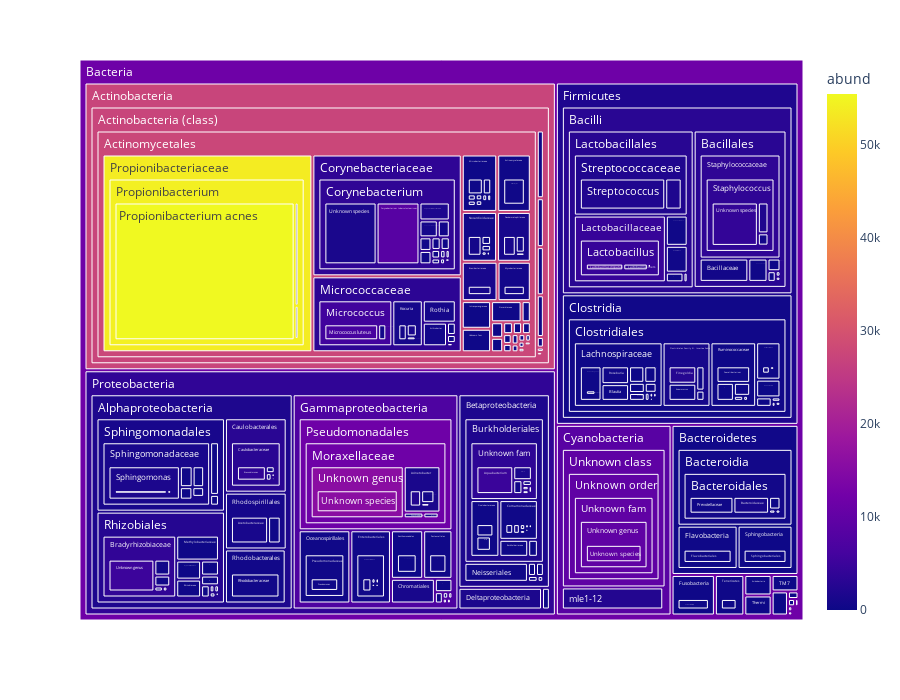

Notebook cell for this chart:
### Markdown cell above
#### Treemaps

### Code cell
fig = px.treemap(dt_treemap,
  path = ['king', 'phyl', 'class', 'order', 'fam', 'genus', 'species'],
  values = 'abund',
  color = 'abund',
  width = 900,
  height = 700
)

# fig.data[0].marker.colors = fig.data[0].values

fig.show()

### Figure 1 — Plotly figure (JSON) as saved in the notebook; plotly's stock layout.template omitted (floating-point values rounded to 4 significant figures; data arrays with more than 128 entries replaced by an {"elided": "..."} marker saying what was removed)
{"data": [{"branchvalues": "total", "customdata": {"elided": "2166x1 float values"}, "domain": {"x": [0, 1], "y": [0, 1]}, "hovertemplate": "labels=%{label}<br>abund_sum=%{value}<br>parent=%{parent}<br>id=%{id}<br>abund=%{color}<extra></extra>", "ids": {"elided": "2166 str values"}, "labels": {"elided": "2166 str values"}, "marker": {"coloraxis": "coloraxis", "colors": {"elided": "2166 float values"}}, "name": "", "parents": {"elided": "2166 str values"}, "type": "treemap", "values": {"elided": "2166 int values"}}], "layout": {"coloraxis": {"colorbar": {"title": {"text": "abund"}}, "colorscale": [[0, "#0d0887"], [0.1111, "#46039f"], [0.2222, "#7201a8"], [0.3333, "#9c179e"], [0.4444, "#bd3786"], [0.5556, "#d8576b"], [0.6667, "#ed7953"], [0.7778, "#fb9f3a"], [0.8889, "#fdca26"], [1, "#f0f921"]]}, "height": 700, "legend": {"tracegroupgap": 0}, "margin": {"t": 60}, "width": 900}}
